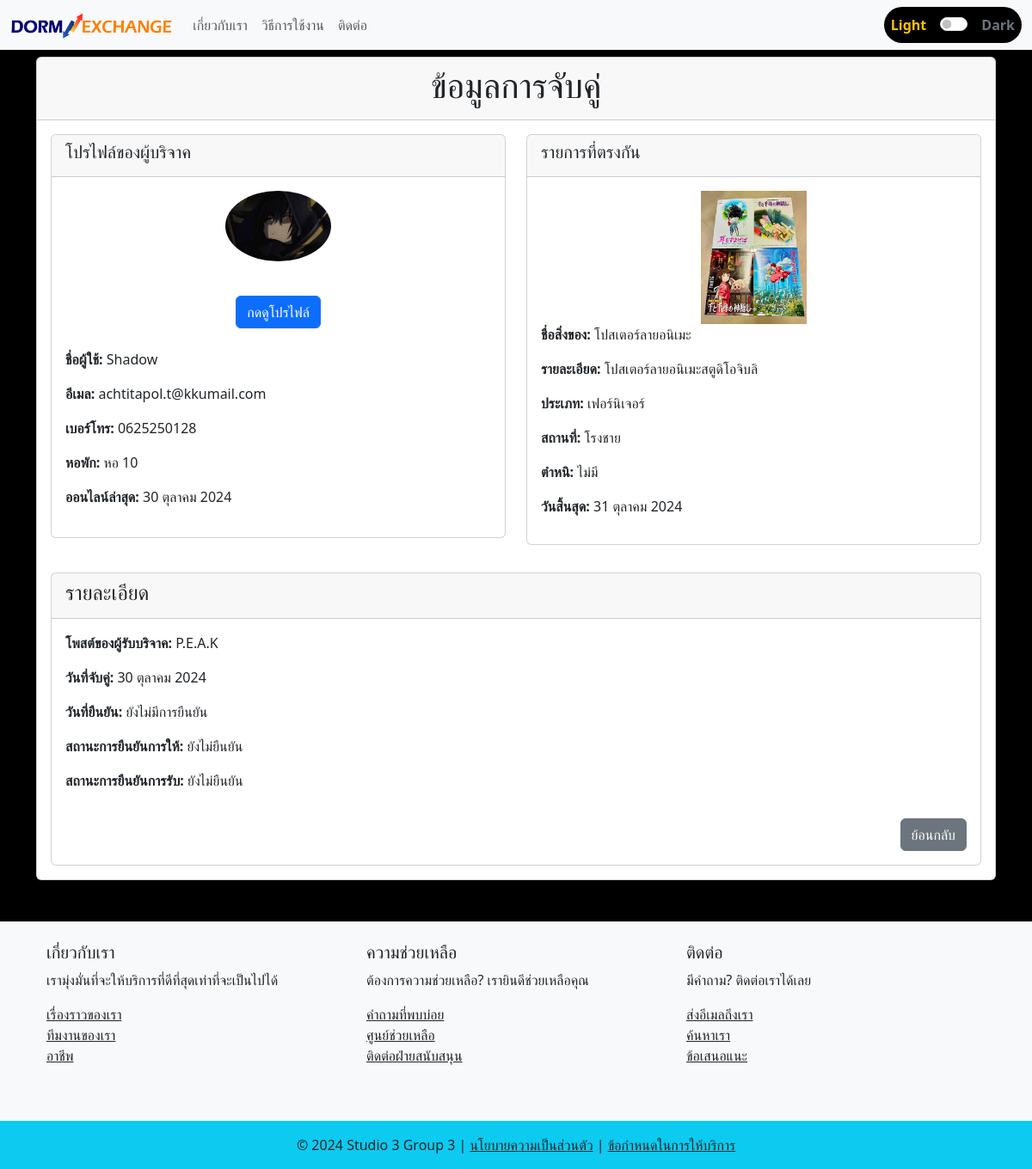
The page /match_info_receiver/29/ on the database as committed earlier.
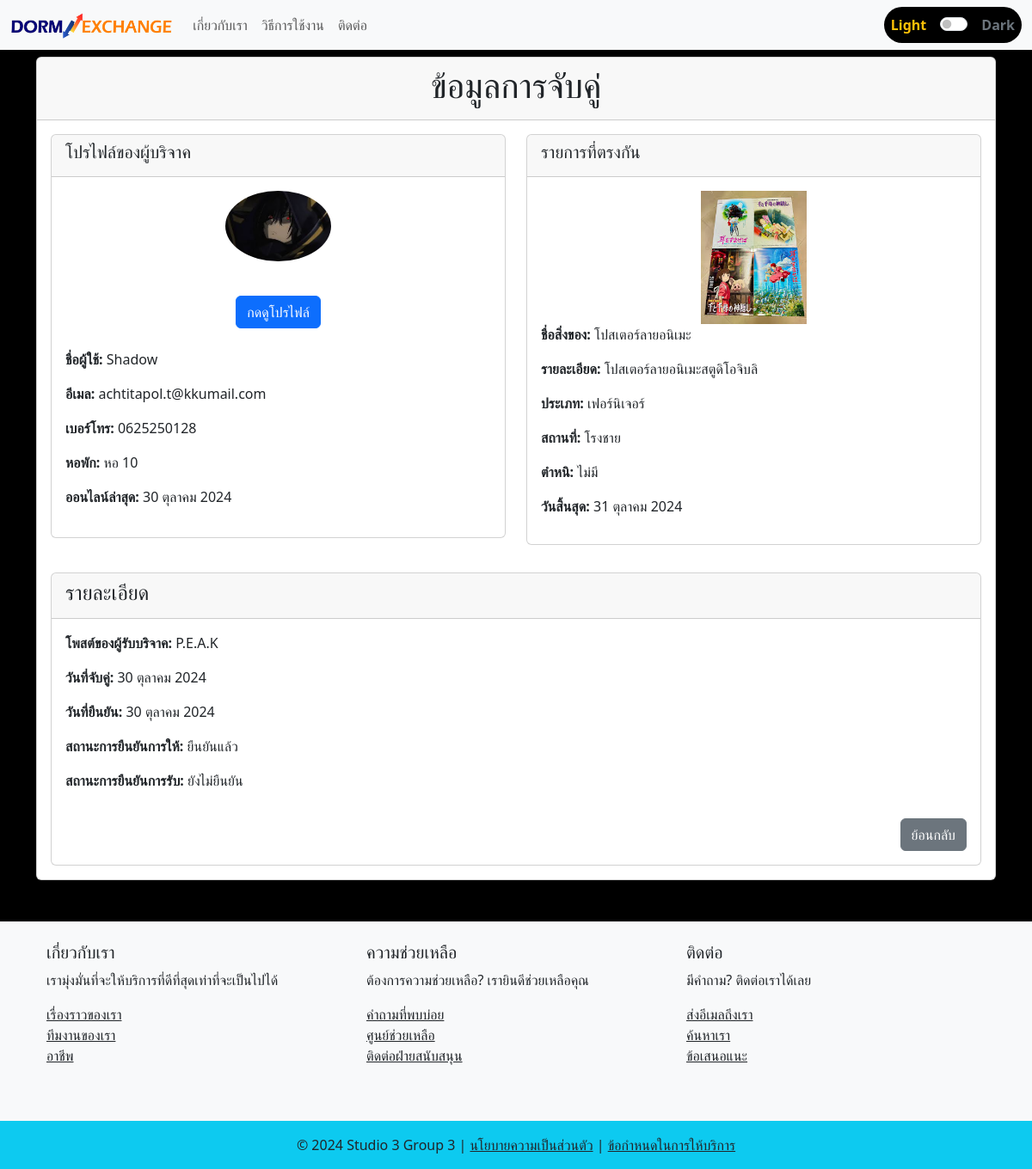
The same page on the database as committed later.
### myapp/models.py (models this page shows, shortened)
class MatchPost(models.Model):
    match_ID = models.AutoField(primary_key=True)
    giver_post = models.ForeignKey(PostGiver, on_delete=models.CASCADE)
    receiver_post = models.ForeignKey(PostReceiver, on_delete=models.CASCADE)
    match_date = models.DateTimeField(default=timezone.now)
    confirmation_date = models.DateTimeField(null=True, blank=True)
    is_giver_confirm = models.BooleanField(default=False)
    is_receiver_confirm = models.BooleanField(default=False)

class PostGiver(models.Model):
    post_ID = models.AutoField(primary_key=True)
    stuff_name = models.CharField(max_length=50)
    categories = models.CharField(max_length=50, choices=CATEGORIES)
    stuff_picture = models.ImageField(upload_to="stuff_picture/", blank=True, null=True)
    description = models.TextField()
    defect = models.CharField(max_length=50, choices=DEFECT)
    user_profile = models.ForeignKey(UserProfile, on_delete=models.CASCADE)
    place = models.TextField()
    date_limit = models.DateField()
    created_at = models.DateTimeField(default=timezone.now)
    updated_at = models.DateTimeField(auto_now=True)
    is_matched = models.BooleanField(default=False)
    is_confirm = models.BooleanField(default=False)

class UserProfile(models.Model):
    user = models.OneToOneField(User, on_delete=models.CASCADE, related_name="profile")
    profile_picture = models.ImageField(
        upload_to="profile_pictures/", blank=True, null=True
    )
    dorm = models.CharField(max_length=100)
    phone_number = models.IntegerField()
    student_ID = models.IntegerField()

class PostReceiver(models.Model):
    post_ID = models.AutoField(primary_key=True)
    stuff_name = models.CharField(max_length=50)
    categories = models.CharField(max_length=50, choices=CATEGORIES)
    description = models.TextField()
    defect = models.CharField(max_length=50, choices=DEFECT)
    user_profile = models.ForeignKey(UserProfile, on_delete=models.CASCADE)
    place = models.TextField()
    date_limit = models.DateField()
    created_at = models.DateTimeField(default=timezone.now)
    updated_at = models.DateTimeField(auto_now=True)
    is_matched = models.BooleanField(default=False)
    is_confirm = models.BooleanField(default=False)

### myapp/views.py (the view)
# urls.py: path('match_info_receiver/<int:match_id>/', views.match_info_receiver, name='match_info_receiver'),
def match_info_receiver(request, match_id):
    match = get_object_or_404(MatchPost, match_ID=match_id)
    context = {
        'match': match,
    }
    return render(request, 'myweb/match_info_receiver.html', context)

### myapp/templatetags/form_tags.py (called while the page is built)
@register.filter
def date_thai(date):
    if not date:
        return ""
    return f"{date.day} {MONTHS_TH[date.month - 1]} {date.year}"

### myapp/templates/myweb/match_info_receiver.html (shortened to what the changed rows need)
{% extends 'myweb/base.html' %}
{% load static %}
{% load form_tags %}
{% block background_style %}
background-color: rgba(0, 0, 0);
{% endblock %}
{% block content %}
<div class="card mt-2">
    <div class="card-header text-center">
        <h1>ข้อมูลการจับคู่</h1>
    </div>
    <div class="card-body">
        <div class="row">
            <div class="col-md-6 mb-4">
                <div class="card h-100">
                    <div class="card-body">
                        <div class="text-center">
                            {% if match.giver_post.user_profile.profile_picture %}
                                <img src="{{ match.giver_post.user_profile.profile_picture.url }}"
                                     alt="Profile Picture"
                                     class="img-fluid rounded-circle profile-img"
                                     style="max-width: 25%;">
                            {% else %}
                                <img src="{% static 'images/default_stuff.png' %}"
                                     alt="Default Picture"
                                     class="img-fluid profile-img"
                                     style="max-width: 25%;">
                            {% endif %}
                        </div>
                        <div class="text-center mb-4 mt-4">
                            <a href="{% url 'profile' match.giver_post.user_profile.id %}"
                               class="btn btn-primary mt-3">กดดูโปรไฟล์</a>
                        </div>
                        <p><strong>ชื่อผู้ใช้:</strong> {{ match.giver_post.user_profile.user.username }}</p>
                        <p><strong>อีเมล:</strong> {{ match.giver_post.user_profile.user.email }}</p>
                        <p><strong>เบอร์โทร:</strong> 0{{ match.giver_post.user_profile.phone_number }}</p>
                        <p><strong>หอพัก:</strong> {{ match.giver_post.user_profile.dorm }}</p>
                        <p><strong>ออนไลน์ล่าสุด:</strong> {{ match.giver_post.user_profile.user.last_login|date_thai }}</p>
                    </div>
                </div>
            </div>
            <div class="col-md-6 mb-3">
                <div class="card h-100">
                    <div class="card-body">
                        <div class="text-center">
                            {% if match.giver_post.stuff_picture %}
                                <img src="{{ match.giver_post.stuff_picture.url }}"
                                     alt="Stuff Picture"
                                     class="img-fluid item-img"
                                     style="max-width: 25%;">
                            {% else %}
                                <img src="{% static 'images/default_stuff.png' %}"
                                     alt="Default Stuff Picture"
                                     class="img-fluid item-img"
                                     style="max-width: 25%;">
                            {% endif %}
                        </div>
                        <p><strong>ชื่อสิ่งของ:</strong> {{ match.giver_post.stuff_name }}</p>
                        <p><strong>รายละเอียด:</strong> {{ match.giver_post.description }}</p>
                        <p><strong>ประเภท:</strong> {{ match.giver_post.categories }}</p>
                        <p><strong>สถานที่:</strong> {{ match.giver_post.place }}</p>
                        <p><strong>ตำหนิ:</strong> {{ match.giver_post.defect }}</p>
                        <p><strong>วันสิ้นสุด:</strong> {{ match.giver_post.date_limit|date_thai }}</p>
                    </div>
                </div>
            </div>
        </div>
    </div>
    <div class="card mx-3 mb-3">
        <div class="card-body">
            <p><strong>โพสต์ของผู้รับบริจาค:</strong> {{ match.receiver_post.user_profile.user.username }}</p>
            <p><strong>วันที่จับคู่:</strong> {{ match.match_date|date_thai }}</p>
            <p><strong>วันที่ยืนยัน:</strong>
                {% if match.confirmation_date %}
                    {{ match.confirmation_date|date_thai }}
                {% else %}
                    ยังไม่มีการยืนยัน
                {% endif %}
            </p>
            <p><strong>สถานะการยืนยันการให้:</strong>
                {% if match.is_giver_confirm %}
                    ยืนยันแล้ว
                {% else %}
                    ยังไม่ยืนยัน
                {% endif %}
            </p>
            <p><strong>สถานะการยืนยันการรับ:</strong>
                {% if match.is_receiver_confirm %}
                    ยืนยันแล้ว
                {% else %}
                    ยังไม่ยืนยัน
                {% endif %}
            </p>
            <div class="text-end">
                <a href="javascript:history.back()" class="btn btn-secondary mt-3">ย้อนกลับ</a>
            </div>
        </div>
    </div>
</div>
{% endblock %}

Rows that differ between the two databases and show on the page:
changed MatchPost "Shadow": confirmation_date (not shown) → "30 ตุลาคม 2024"
Other text that changed with them:
text no longer shown: "ยังไม่มีการยืนยัน ยังไม่ยืนยัน"
text now shown: "ยืนยันแล้ว"
